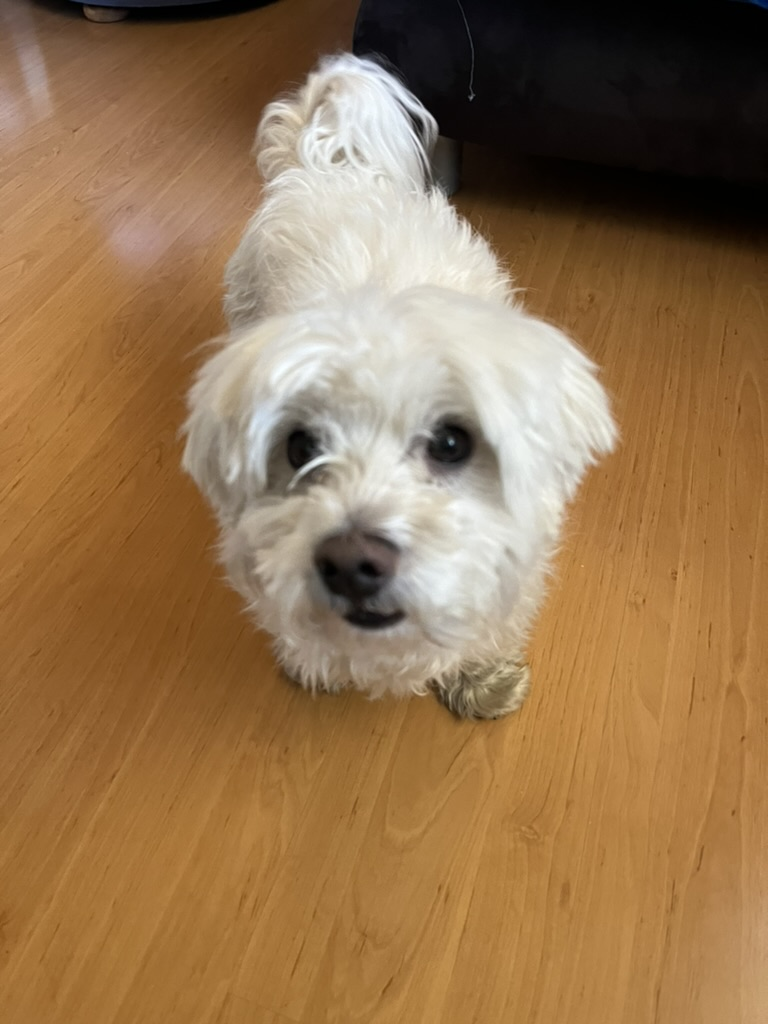
#> input picture imgsrc/misan.jpeg, 768 x 1024 px; its folder holds only this picture in this run
$ python main.py
#> lines starting #> are read from the running program, lines starting #| are printed output that depends on the picture; after the words box and inside, x2 and y2 are one past the last pixel; in counts of white or black regions, pixels touching at a corner belong together
import os

import cv2
import matplotlib.pyplot as plt

imgs = os.listdir("imgsrc")
for filename in imgs:
    imgsrc = "imgsrc/" + filename
    face_classifier = cv2.CascadeClassifier(cv2.data.haarcascades + "haarcascade_frontalface_default.xml")
    eyes_classifier = cv2.CascadeClassifier(cv2.data.haarcascades + "haarcascade_eye.xml")
    smile_classifier = cv2.CascadeClassifier(cv2.data.haarcascades + "haarcascade_smile.xml")

    img = cv2.imread(imgsrc)
#> img is the input picture: shape (1024, 768, 3); mean B, G, R 80, 115.9, 148.1
    if img is None:
        print("Error: Image not read from source.")
    else:
        # grayscale
        gray_image = cv2.cvtColor(img, cv2.COLOR_BGR2GRAY)
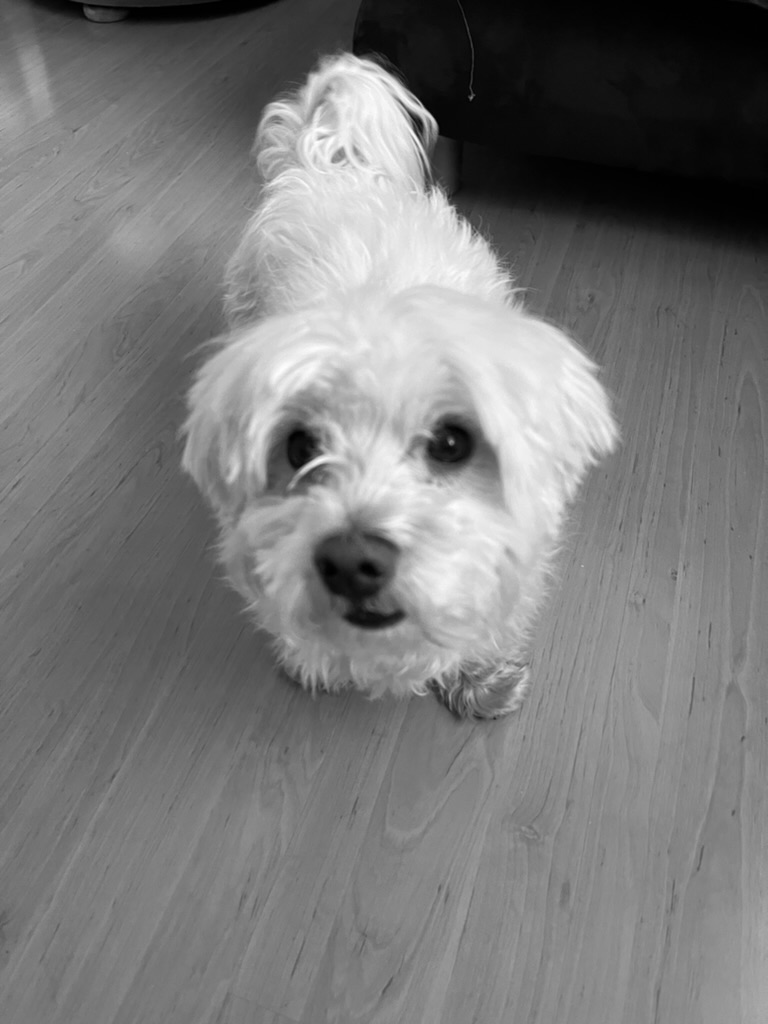
#> gray_image: shape (1024, 768); min 0, max 254, mean 121.5


        # Detect faces
        faces = face_classifier.detectMultiScale(
            gray_image, scaleFactor=1.1, minNeighbors=5, minSize=(40, 40)
        )
#> faces = [[256, 101, 60, 60], [145, 276, 468, 468]]

        for (x, y, w, h) in faces:
            cv2.rectangle(img, (x, y), (x + w, y + h), (255, 0, 0), 2)

            face_roi = gray_image[y:y + h, x:x + w]

            eyes = eyes_classifier.detectMultiScale(face_roi)
            smiles = smile_classifier.detectMultiScale(face_roi)

            #draw rectangles
            for (ex, ey, ew, eh) in eyes:
                cv2.rectangle(img, (x + ex, y + ey), (x + ex + ew, y + ey + eh), (0, 255, 0), 2)
#> this loop made 2 passes
#> (x, y, w, h, eyes) on pass 2: (145, 276, 468, 468, [[356, 8, 30, 30], [273, 135, 67, 67], [100, 130, 98, 98]])
#> pass 1, `face_roi = gray_image[y:y + h, x:x + w]`:
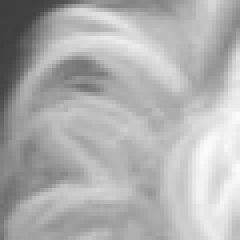
#> face_roi: shape (60, 60) (shown 4 times larger); min 62, max 252, mean 175.8
#> pass 2, `face_roi = gray_image[y:y + h, x:x + w]`:
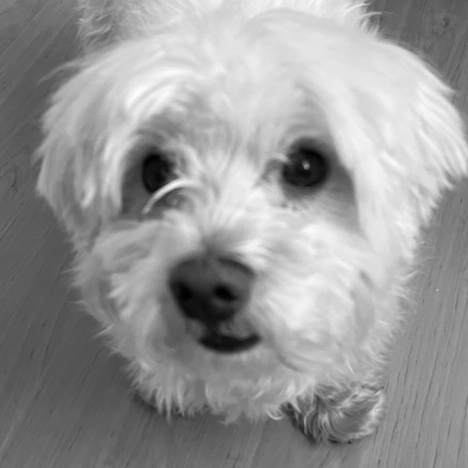
#> face_roi: shape (468, 468); min 0, max 253, mean 151.1
#> after the loop:
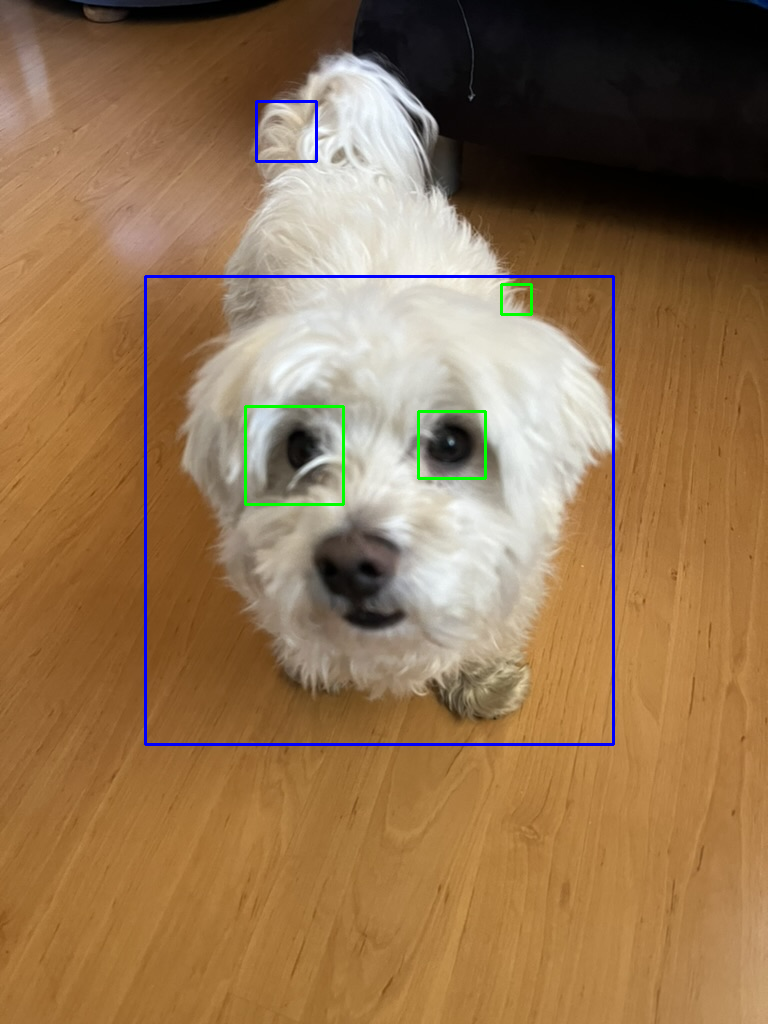
#> img: shape (1024, 768, 3); 1.1% of pixels changed, all inside (x1, y1, x2, y2) = (144, 100, 615, 746)
            #for (ex, ey, ew, eh) in smiles:
                #cv2.rectangle(img, (x + ex, y + ey), (x + ex + ew, y + ey + eh), (100, 100, 90), 2)

        img_rgb = cv2.cvtColor(img, cv2.COLOR_BGR2RGB)

        plt.figure(figsize=(20, 10))
        plt.imshow(img_rgb)
        plt.axis('off')
        plt.show()

$ run again, on imgsrc/snipers.jpeg
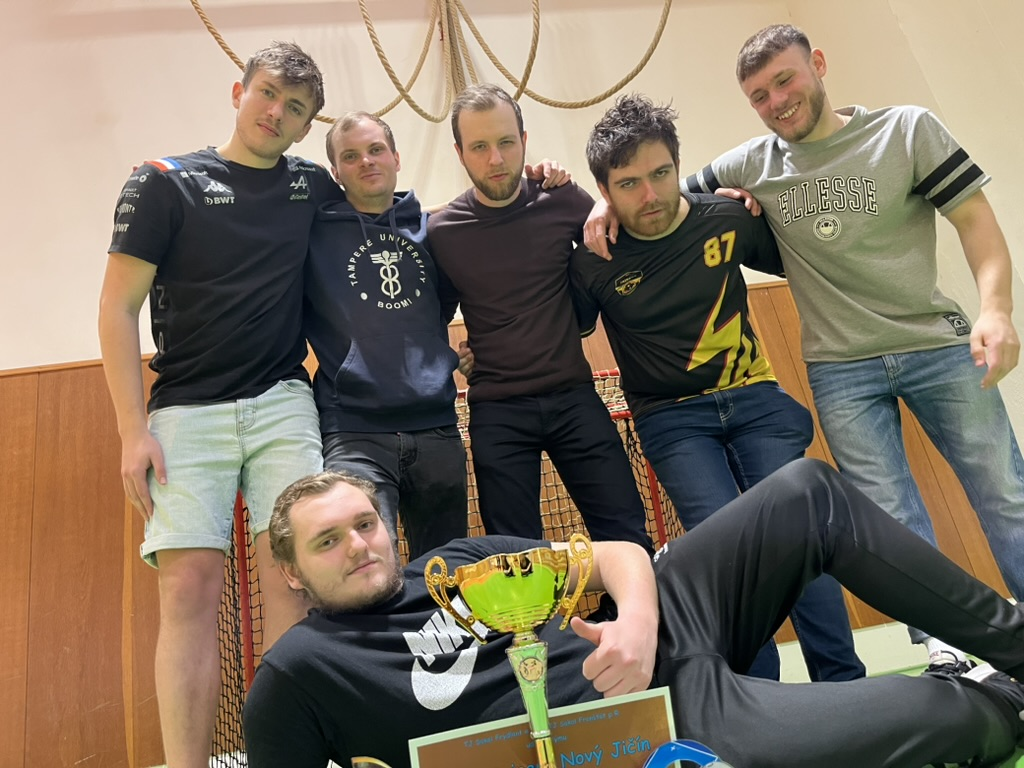
#> input picture imgsrc/snipers.jpeg, 1024 x 768 px
#> img is the input picture: shape (768, 1024, 3); mean B, G, R 98.7, 114.7, 127.2
#> `gray_image = cv2.cvtColor(img, cv2.COLOR_BGR2GRAY)`:
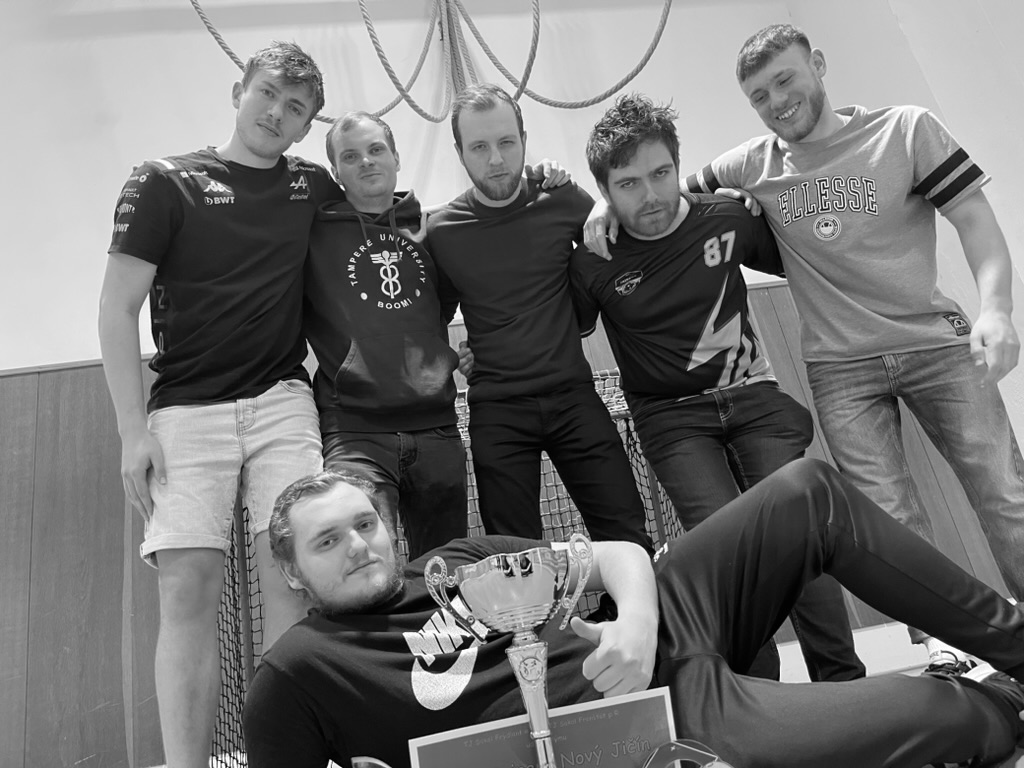
#> gray_image: shape (768, 1024); min 0, max 255, mean 116.6
#> faces = [[457, 117, 74, 74], [333, 127, 66, 66], [605, 148, 85, 85], [298, 486, 112, 112]]
#> the loop `for (x, y, w, h) in faces:` made 4 passes
#> (x, y, w, h, eyes, smiles) on passes 1 to 4: (457, 117, 74, 74, [[38, 16, 22, 22], [12, 20, 21, 21]], [[20, 50, 39, 20]]), (333, 127, 66, 66, [[5, 19, 20, 20]], [[20, 40, 38, 19]]), (605, 148, 85, 85, [[42, 12, 23, 23], [11, 22, 26, 26]], [[32, 58, 46, 23]]), (298, 486, 112, 112, [[54, 27, 25, 25], [12, 40, 30, 30], [40, 22, 43, 43]], [[36, 82, 42, 21]])
#> after the loop `for (x, y, w, h) in faces:`:
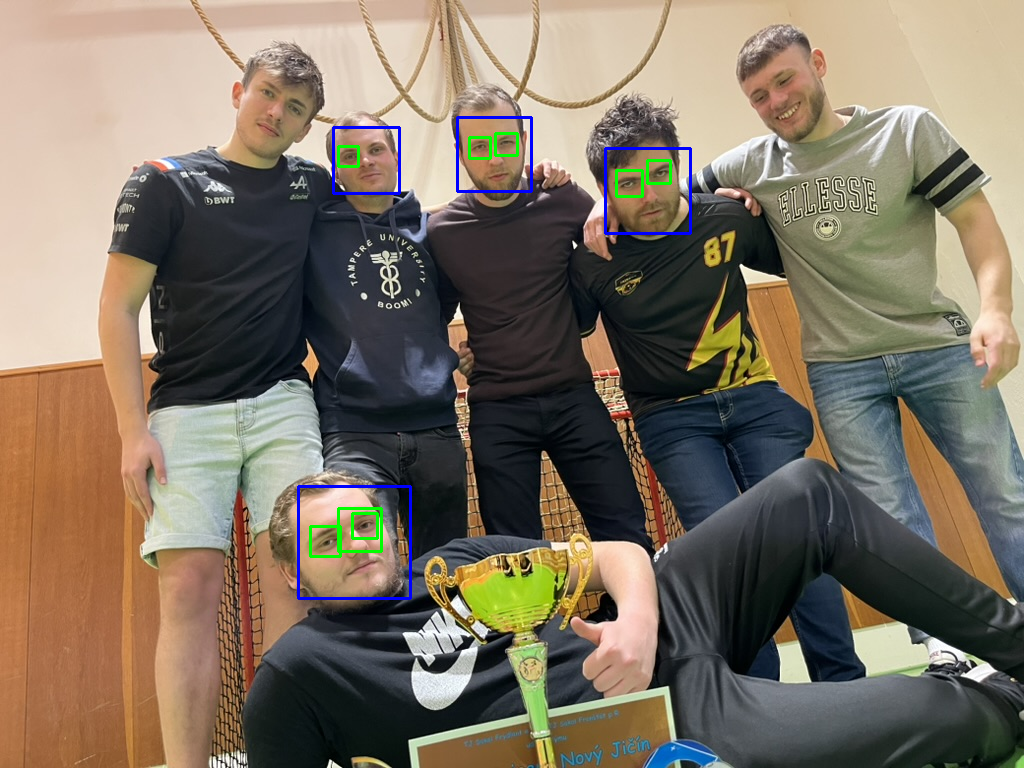
#> img: shape (768, 1024, 3); 0.82% of pixels changed, all inside (x1, y1, x2, y2) = (297, 116, 692, 600)
